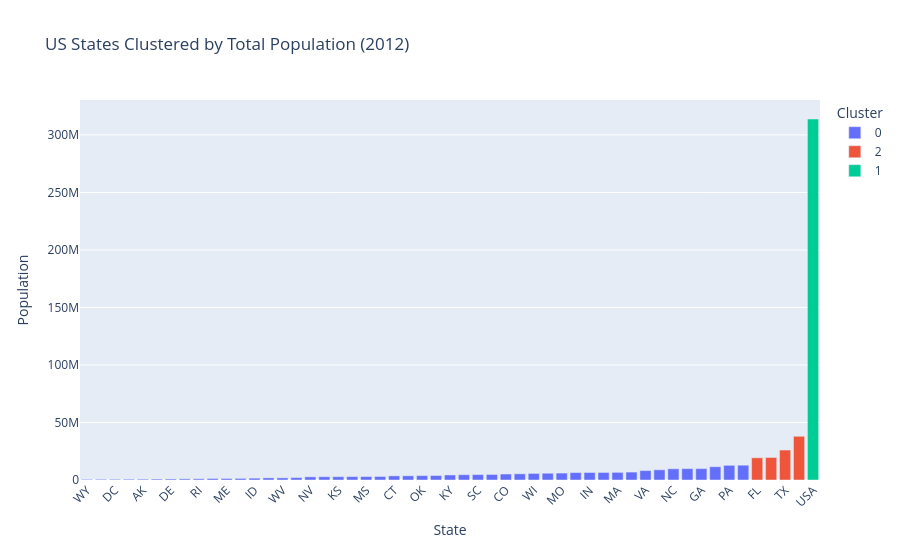

The cell this chart's notebook holds for it:
### Code cell
# ------------------------
# Example 1: Cluster by total population in 2012
# ------------------------
df_tot = df[(df['ages'] == 'total') & (df['year'] == 2012)].copy()
df_tot = df_tot[df_tot['population'].notna()]  # drop missing
df_tot = df_tot[['state/region', 'population']].rename(columns={'state/region':'State', 'population':'Population'})

kmeans_pop = KMeans(n_clusters=3, random_state=42)
df_tot['Cluster'] = kmeans_pop.fit_predict(df_tot[['Population']]).astype(str)

fig1 = px.bar(df_tot.sort_values('Population'), x='State', y='Population', color='Cluster',
              title="US States Clustered by Total Population (2012)")
fig1.update_layout(xaxis_tickangle=-45)
fig1.show()

### Figure 1 — Plotly figure (JSON) as saved in the notebook; plotly's stock layout.template omitted (floating-point values rounded to 4 significant figures)
{"data": [{"hovertemplate": "Cluster=0<br>State=%{x}<br>Population=%{y}<extra></extra>", "legendgroup": "0", "marker": {"color": "#636efa", "pattern": {"shape": ""}}, "name": "0", "orientation": "v", "showlegend": true, "textposition": "auto", "type": "bar", "x": ["WY", "VT", "DC", "ND", "AK", "SD", "DE", "MT", "RI", "NH", "ME", "HI", "ID", "NE", "WV", "NM", "NV", "UT", "KS", "AR", "MS", "IA", "CT", "PR", "OK", "OR", "KY", "LA", "SC", "AL", "CO", "MN", "WI", "MD", "MO", "TN", "IN", "AZ", "MA", "WA", "VA", "NJ", "NC", "MI", "GA", "OH", "PA", "IL"], "xaxis": "x", "y": [576600.0, 626000.0, 633400.0, 701300.0, 730300.0, 834000.0, 917100.0, 1005000.0, 1050000.0, 1322000.0, 1329000.0, 1390000.0, 1596000.0, 1855000.0, 1857000.0, 2084000.0, 2754000.0, 2855000.0, 2885000.0, 2950000.0, 2986000.0, 3075000.0, 3592000.0, 3652000.0, 3816000.0, 3900000.0, 4380000.0, 4602000.0, 4723000.0, 4818000.0, 5189000.0, 5380000.0, 5725000.0, 5885000.0, 6025000.0, 6455000.0, 6538000.0, 6551000.0, 6645000.0, 6895000.0, 8187000.0, 8868000.0, 9748000.0, 9883000.0, 9916000.0, 11550000.0, 12760000.0, 12870000.0], "yaxis": "y"}, {"hovertemplate": "Cluster=2<br>State=%{x}<br>Population=%{y}<extra></extra>", "legendgroup": "2", "marker": {"color": "#EF553B", "pattern": {"shape": ""}}, "name": "2", "orientation": "v", "showlegend": true, "textposition": "auto", "type": "bar", "x": ["FL", "NY", "TX", "CA"], "xaxis": "x", "y": [19320000.0, 19580000.0, 26060000.0, 38000000.0], "yaxis": "y"}, {"hovertemplate": "Cluster=1<br>State=%{x}<br>Population=%{y}<extra></extra>", "legendgroup": "1", "marker": {"color": "#00cc96", "pattern": {"shape": ""}}, "name": "1", "orientation": "v", "showlegend": true, "textposition": "auto", "type": "bar", "x": ["USA"], "xaxis": "x", "y": [313900000.0], "yaxis": "y"}], "layout": {"barmode": "relative", "legend": {"title": {"text": "Cluster"}, "tracegroupgap": 0}, "title": {"text": "US States Clustered by Total Population (2012)"}, "xaxis": {"anchor": "y", "domain": [0, 1], "tickangle": -45, "title": {"text": "State"}}, "yaxis": {"anchor": "x", "domain": [0, 1], "title": {"text": "Population"}}}}
